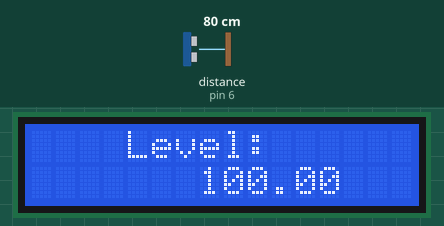
Bench run of a sketch on a simulated Arduino Uno, built with avr-gcc and run on an emulated ATmega328P. On the bench: 16×2 character LCD. Wiring (inferred from the names in the program): ultrasonic range finder: trigger pin 7; echo pin 6. Inputs (shaded band) come from the test bench; at power-on: distance to the obstacle (sensor on pin 6) 80 cm. The echo pulse lasts 58.3 µs per cm; what the sketch prints to the serial monitor is not drawn.

Above: at 4.5 s.
4.6 s: distance to the obstacle (sensor on pin 6) set to 120 cm
At 6.8 s:
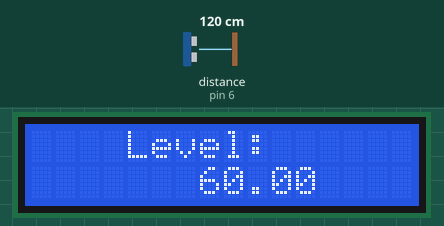
7.1 s: distance to the obstacle (sensor on pin 6) set to 250 cm
At 8.4 s:
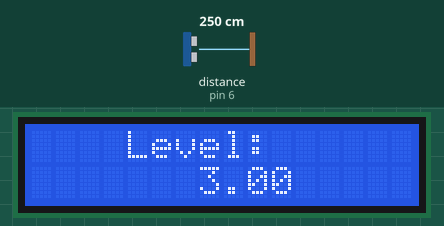
9.1 s: distance to the obstacle (sensor on pin 6) set to 2 cm
At 10.0 s:
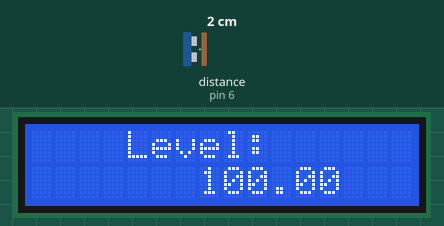
Timing chart, 0 to 12.1 s (numbered marks = the images above; inputs shaded):
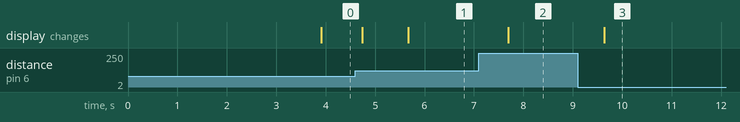

The sketch:

Arduino.ino
```cpp
#include <Wire.h>
#include <LiquidCrystal_I2C.h>
#include <math.h>

#define trigPin 7 //Sensor Echo pin connected to Arduino pin 13
#define echoPin 6 //Sensor Trip pin connected to Arduino pin 12

int t=0;
char i = 0;
float time, distance, initial=999;
float arr[50];


LiquidCrystal_I2C lcd(0x27, 16, 2);

void setup() {

  ADMUX = 0x43;
	ADCSRA = 0x84;


  pinMode(trigPin, OUTPUT);
  pinMode(echoPin, INPUT);

  //--------------------------------- LCD INIT
  lcd.init();
  lcd.backlight();
  lcd.setCursor (0,0);
  lcd.print ("    ARDUINO     ");
  lcd.setCursor (0,1);
  lcd.print ("Level Sensor");
  //---------------------------------
  Serial.begin(9600);
  delay (3000);


}

// the loop function runs over and over again forever
void loop(void) {


  delay(10);
  t++;
  //input
  digitalWrite(trigPin, LOW);
  delayMicroseconds(2);
  digitalWrite(trigPin, HIGH);
  delayMicroseconds(10);
  digitalWrite(trigPin, LOW);
  time=pulseIn(echoPin, HIGH);


  //pre-processing (taking avg)-----------------
  arr[i++]=time;
  if (i==50) {i=0;}

  time=0;
  for (char j = 0; j < 50; j++) {
    time = time + arr[j];
  }
  time=time/50;
  distance = (time/2) / 29.1;


  //output to terminal --------------------------
  if (t==50) {

      if (distance < initial) {  initial = distance;}

      distance = round(initial - distance)+100;

      t=0;
      printD();

  }

}

void printD() {

  if (distance < 0) {
    return;
  }

  Serial.print("Distance: ");
  Serial.println(distance);
  lcd.setCursor (0,0);
  lcd.print("    Level:    ");
  lcd.setCursor (0,1);
  lcd.print("       ");
  lcd.print(distance);
  lcd.println("       ");
}
```

Measured:
- after the input at 4.6 s, the display: first changes after 0.14 s (image 1 shows a later state)
- after the input at 7.1 s, the display: changes after 0.60 s (image 2)
- after the input at 9.1 s, the display: changes after 0.53 s (image 3)
